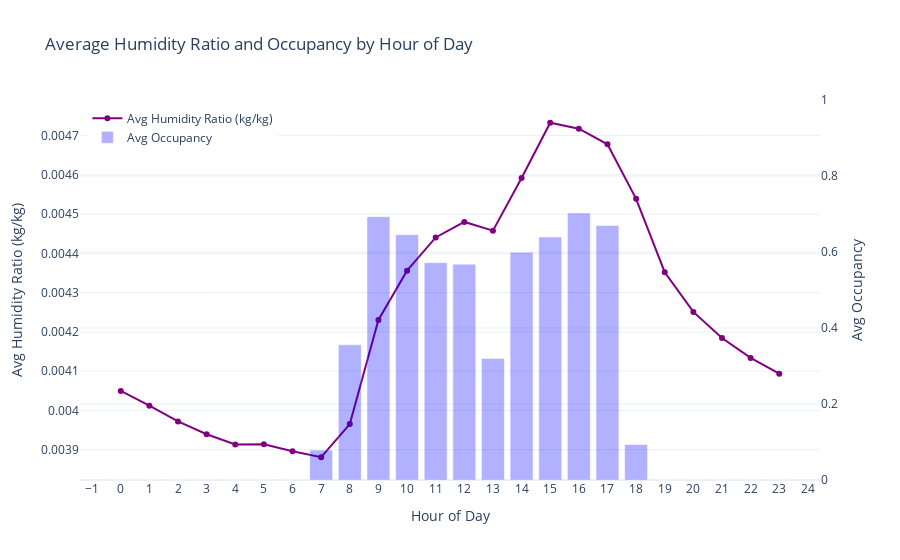

Here is the notebook cell this chart was saved with:
### Markdown cell above
### HumidityRatio and Occupancy by Hour

### Code cell
# Group by hour for HumidityRatio and Occupancy
hourly_ratio = df.groupby('hour').agg({
    'HumidityRatio': 'mean',
    'Occupancy': 'mean'
}).reset_index()

# Create figure
fig = go.Figure()

# Add HumidityRatio trace (left Y-axis)
fig.add_trace(go.Scatter(
    x=hourly_ratio['hour'],
    y=hourly_ratio['HumidityRatio'],
    name='Avg Humidity Ratio (kg/kg)',
    mode='lines+markers',
    line=dict(color='purple'),
    yaxis='y1'
))

# Add Occupancy trace (right Y-axis)
fig.add_trace(go.Bar(
    x=hourly_ratio['hour'],
    y=hourly_ratio['Occupancy'],
    name='Avg Occupancy',
    opacity=0.3,
    marker_color='blue',
    yaxis='y2'
))

# Layout
fig.update_layout(
    title='Average Humidity Ratio and Occupancy by Hour of Day',
    xaxis=dict(title='Hour of Day', dtick=1),
    yaxis=dict(title='Avg Humidity Ratio (kg/kg)', side='left'),
    yaxis2=dict(title='Avg Occupancy', side='right', overlaying='y', range=[0, 1]),
    legend=dict(x=0.01, y=0.99),
    template='plotly_white'
)

fig.show()

### Figure 1 — Plotly figure (JSON) as saved in the notebook; plotly's stock layout.template omitted (floating-point values rounded to 4 significant figures)
{"data": [{"line": {"color": "purple"}, "mode": "lines+markers", "name": "Avg Humidity Ratio (kg/kg)", "type": "scatter", "x": [0, 1, 2, 3, 4, 5, 6, 7, 8, 9, 10, 11, 12, 13, 14, 15, 16, 17, 18, 19, 20, 21, 22, 23], "y": [0.00405, 0.004012, 0.003972, 0.003939, 0.003913, 0.003914, 0.003896, 0.003881, 0.003965, 0.004231, 0.004356, 0.004441, 0.00448, 0.004458, 0.004592, 0.004733, 0.004718, 0.004678, 0.004539, 0.004352, 0.004251, 0.004184, 0.004134, 0.004094], "yaxis": "y"}, {"marker": {"color": "blue"}, "name": "Avg Occupancy", "opacity": 0.3, "type": "bar", "x": [0, 1, 2, 3, 4, 5, 6, 7, 8, 9, 10, 11, 12, 13, 14, 15, 16, 17, 18, 19, 20, 21, 22, 23], "y": [0.0, 0.0, 0.0, 0.0, 0.0, 0.0, 0.0, 0.07869, 0.3559, 0.693, 0.6456, 0.572, 0.5681, 0.3197, 0.5992, 0.6393, 0.7026, 0.6695, 0.09333, 0.0, 0.0, 0.0, 0.0, 0.0], "yaxis": "y2"}], "layout": {"legend": {"x": 0.01, "y": 0.99}, "title": {"text": "Average Humidity Ratio and Occupancy by Hour of Day"}, "xaxis": {"dtick": 1, "title": {"text": "Hour of Day"}}, "yaxis": {"side": "left", "title": {"text": "Avg Humidity Ratio (kg/kg)"}}, "yaxis2": {"overlaying": "y", "range": [0, 1], "side": "right", "title": {"text": "Avg Occupancy"}}}}
